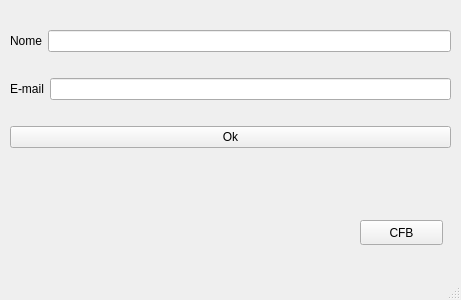
<?xml version="1.0" encoding="UTF-8"?>
<ui version="4.0">
 <class>MainWindow</class>
 <widget class="QMainWindow" name="MainWindow">
  <property name="geometry">
   <rect>
    <x>0</x>
    <y>0</y>
    <width>461</width>
    <height>300</height>
   </rect>
  </property>
  <property name="windowTitle">
   <string>MainWindow</string>
  </property>
  <widget class="QWidget" name="centralwidget">
   <widget class="QPushButton" name="pushButton_2">
    <property name="geometry">
     <rect>
      <x>360</x>
      <y>220</y>
      <width>83</width>
      <height>25</height>
     </rect>
    </property>
    <property name="text">
     <string>CFB</string>
    </property>
   </widget>
   <widget class="QWidget" name="">
    <property name="geometry">
     <rect>
      <x>10</x>
      <y>10</y>
      <width>441</width>
      <height>161</height>
     </rect>
    </property>
    <layout class="QVBoxLayout" name="verticalLayout">
     <item>
      <layout class="QHBoxLayout" name="horizontalLayout">
       <item>
        <widget class="QLabel" name="label">
         <property name="text">
          <string>Nome</string>
         </property>
        </widget>
       </item>
       <item>
        <widget class="QLineEdit" name="text_nome"/>
       </item>
      </layout>
     </item>
     <item>
      <layout class="QHBoxLayout" name="horizontalLayout_2">
       <item>
        <widget class="QLabel" name="label_2">
         <property name="frameShape">
          <enum>QFrame::NoFrame</enum>
         </property>
         <property name="text">
          <string>E-mail</string>
         </property>
        </widget>
       </item>
       <item>
        <widget class="QLineEdit" name="text_email"/>
       </item>
      </layout>
     </item>
     <item>
      <widget class="QPushButton" name="pushButton">
       <property name="text">
        <string>Ok</string>
       </property>
      </widget>
     </item>
    </layout>
   </widget>
  </widget>
  <widget class="QMenuBar" name="menubar">
   <property name="geometry">
    <rect>
     <x>0</x>
     <y>0</y>
     <width>461</width>
     <height>22</height>
    </rect>
   </property>
  </widget>
  <widget class="QStatusBar" name="statusbar"/>
 </widget>
 <resources/>
 <connections/>
</ui>
